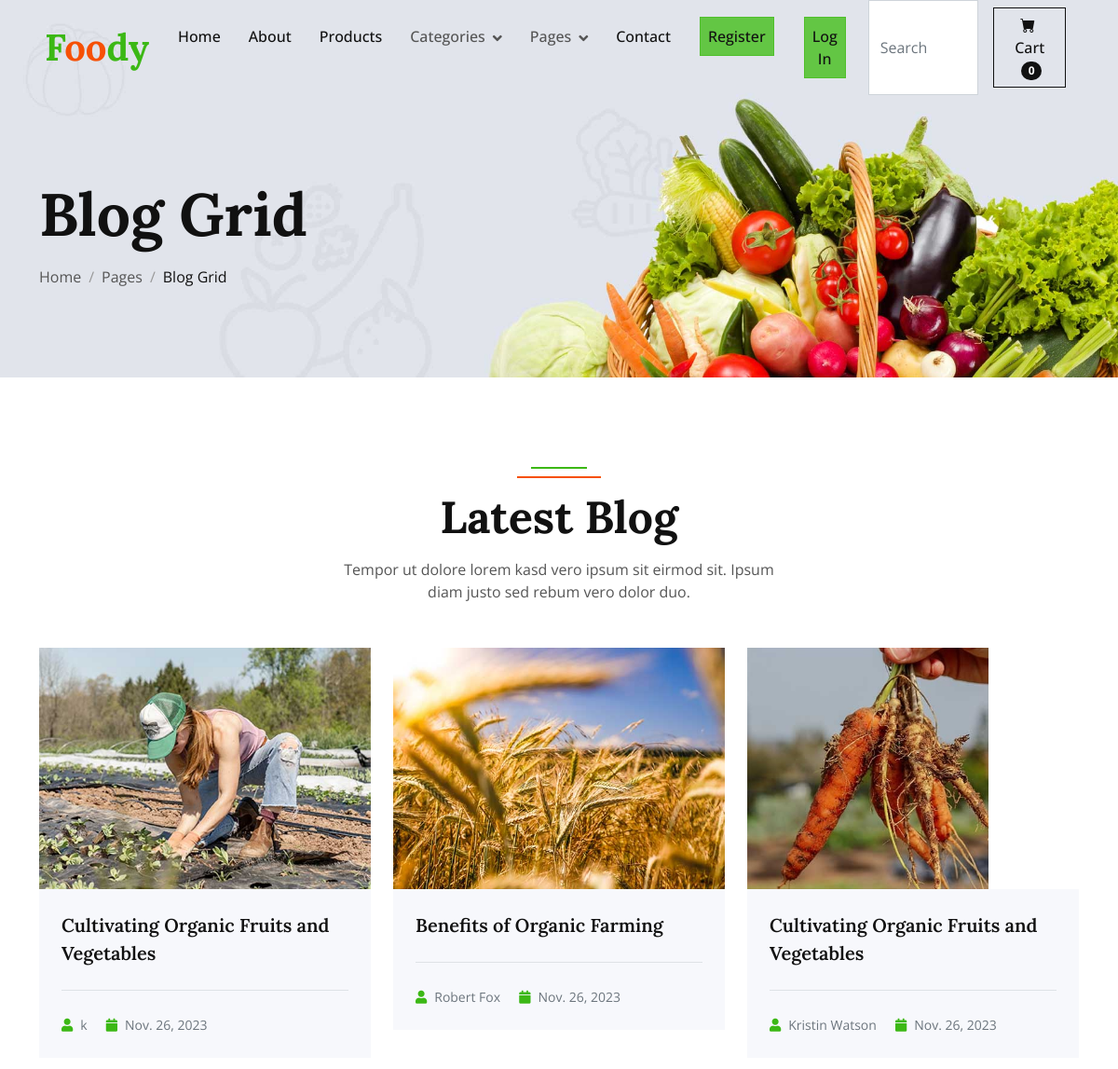
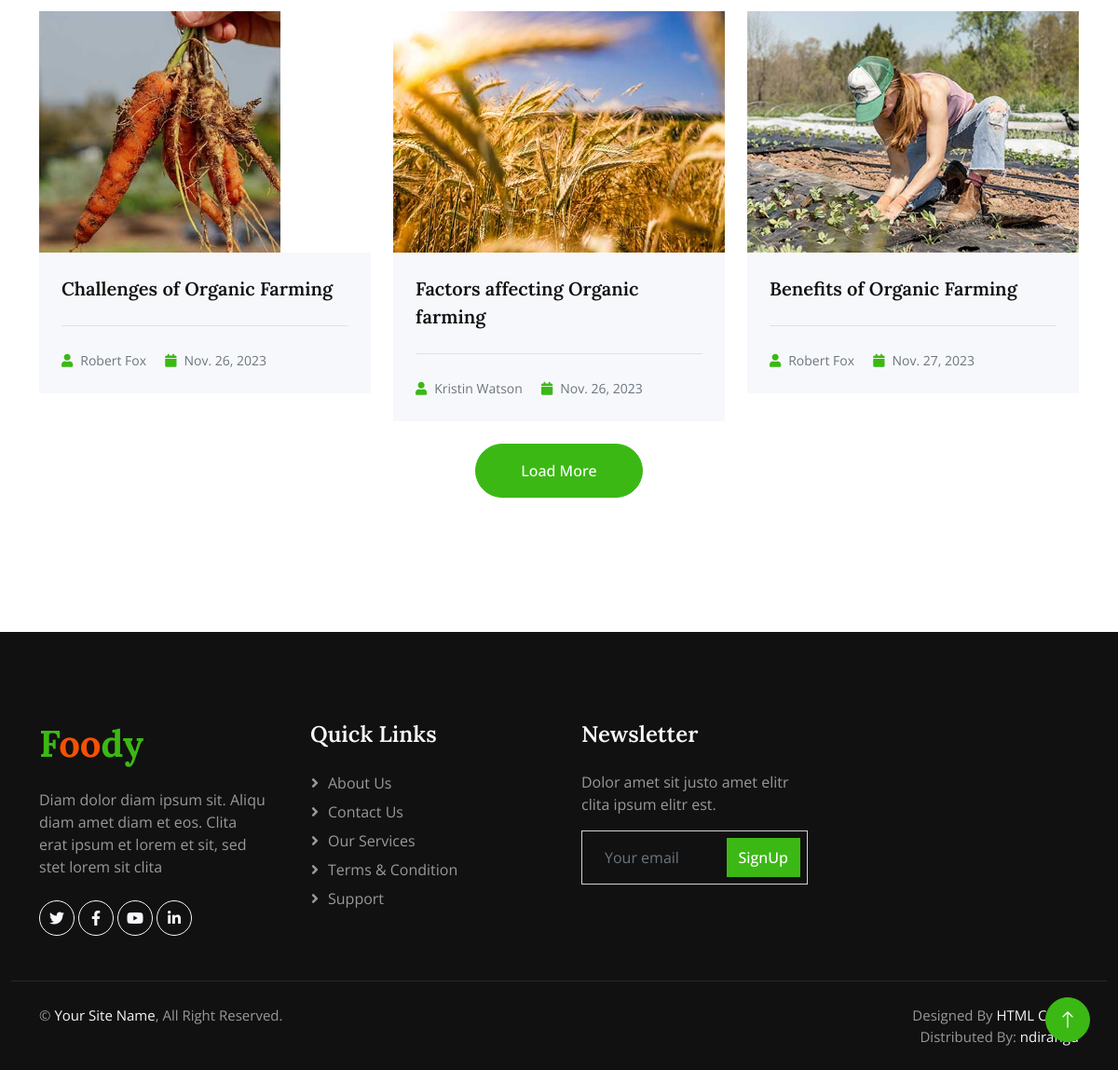
The app's page /blogs/ with its own data (2 pictures, top to bottom).
### Store/models.py (models this page shows, shortened)
class Blog(models.Model):
    thumbnail = models.ImageField(upload_to="uploads/blogs", default="uploads/blogs.blogs.jpg")
    title = models.CharField(max_length=100, blank=False, null=False)
    author = models.CharField(max_length=100, blank=False, null=False)
    date = models.DateField(auto_now=True)
    content = models.TextField(blank=False, null=True, max_length=50000)

### Store/views.py (the view)
# urls.py: path("blogs/", views.blogs, name="blogs"),
def blogs(request):
    blog = Blog.objects.all()
    return render(request, "blog.html", {'navbar':'blogs', 'blog':blog})

### Basket/cart.py (called while the page is built)
    def __len__(self):
        return  len(self.cart)

### Basket/context_processor.py (called while the page is built)
def cart(request):
    return {'cart': Cart(request)}

### Store/templates/blog.html
{% extends 'layout.html' %}
{% load static %}
{% block body %}
    <div class="container-fluid page-header wow fadeIn" data-wow-delay="0.1s">
        <div class="container">
            <h1 class="display-3 mb-3 animated slideInDown">Blog Grid</h1>
            <nav aria-label="breadcrumb animated slideInDown">
                <ol class="breadcrumb mb-0">
                    <li class="breadcrumb-item"><a class="text-body" href="{% url 'Store:home' %}">Home</a></li>
                    <li class="breadcrumb-item"><a class="text-body" href="#">Pages</a></li>
                    <li class="breadcrumb-item text-dark active" aria-current="page">Blog Grid</li>
                </ol>
            </nav>
        </div>
    </div>
            {% if blog %}
    <div class="container-xxl py-6">
        <div class="container">
            <div class="section-header text-center mx-auto mb-5 wow fadeInUp" data-wow-delay="0.1s" style="max-width: 500px;">
                <h1 class="display-5 mb-3">Latest Blog</h1>
                <p>Tempor ut dolore lorem kasd vero ipsum sit eirmod sit. Ipsum diam justo sed rebum vero dolor duo.</p>
            </div>
                <div class="row g-4">
                {% for blog in blog|slice:":9" %}
                    <div class="col-lg-4 col-md-6 wow fadeInUp" data-wow-delay="0.1s">
                    <img class="img-fluid" src="/media/{{ blog.thumbnail }}" alt="">
                    <div class="bg-light p-4">
                        <a class="d-block h5 lh-base mb-4" href="{% url 'Store:blogcontent' blog.id %}">{{ blog.title }}</a>
                        <div class="text-muted border-top pt-4">
                            <small class="me-3"><i class="fa fa-user text-primary me-2"></i>{{ blog.author }}</small>
                            <small class="me-3"><i class="fa fa-calendar text-primary me-2"></i>{{ blog.date }}</small>
                        </div>
                    </div>
                </div>
                {% endfor %}
                <div class="col-12 text-center wow fadeInUp" data-wow-delay="0.1s">
                    <a class="btn btn-primary rounded-pill py-3 px-5" href="">Load More</a>
                </div>
            </div>
        </div>
    </div>
            {% else %}
                <h3 class="text-danger">No Blogs Posted Yet</h3>
            {% endif %}
{% endblock %}

### Store/static/css/style.css (style rules this page uses)
:root { --primary: #3CB815; --secondary: #F65005; --light: #F7F8FC; --dark: #111111; }
.py-6 { padding-top: 6rem; padding-bottom: 6rem; }
.btn { font-weight: 500; transition: .5s; }
.btn.btn-primary, .btn.btn-secondary, .btn.btn-outline-primary:hover, .btn.btn-outline-secondary:hover { color: #FFFFFF; }
.page-header { padding-top: 12rem; padding-bottom: 6rem; background: url(../img/carousel-1.jpg) top right no-repeat; background-size: cover; }
.breadcrumb-item+.breadcrumb-item::before { color: #999999; }
.section-header { position: relative; padding-top: 25px; }
.section-header::before { position: absolute; content: ""; width: 60px; height: 2px; top: 0; left: 50%; transform: translateX(-50%); background: var(--primary); }
.section-header::after { position: absolute; content: ""; width: 90px; height: 2px; top: 10px; left: 50%; transform: translateX(-50%); background: var(--secondary); }

### records on screen
Blog: thumbnail (picture), title "Cultivating Organic Fruits and Vegetables", author "k", date "Nov. 26, 2023"
Blog: thumbnail (picture), title "Benefits of Organic Farming", author "Robert Fox", date "Nov. 26, 2023"
Blog: thumbnail (picture), title "Cultivating Organic Fruits and Vegetables", author "Kristin Watson", date "Nov. 26, 2023"
Blog: thumbnail (picture), title "Challenges of Organic Farming", author "Robert Fox", date "Nov. 26, 2023"
Blog: thumbnail (picture), title "Factors affecting Organic farming", author "Kristin Watson", date "Nov. 26, 2023"
Blog: thumbnail (picture), title "Benefits of Organic Farming", author "Robert Fox", date "Nov. 27, 2023"

### other values on screen
{{ cart|length }} "0"
